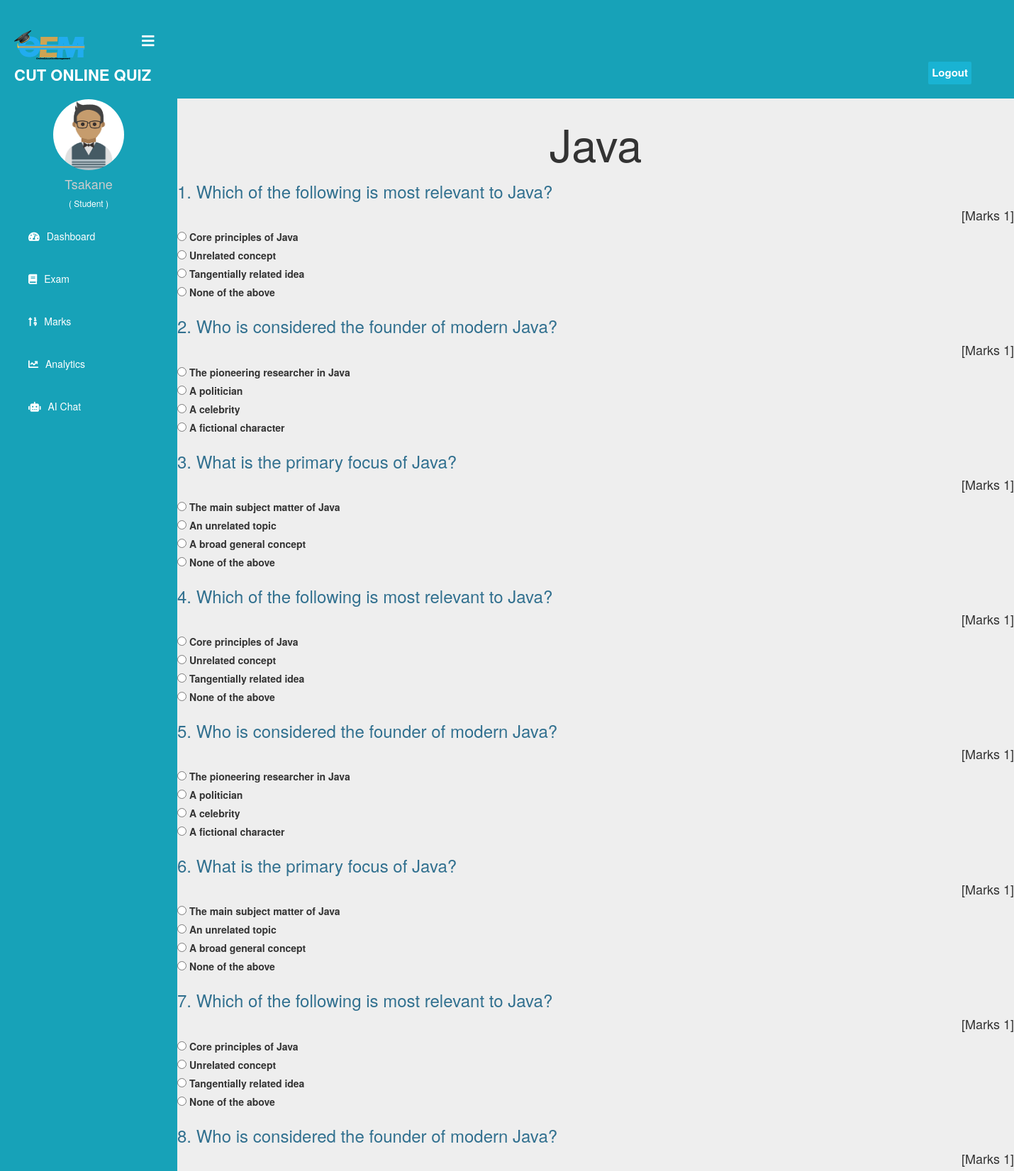
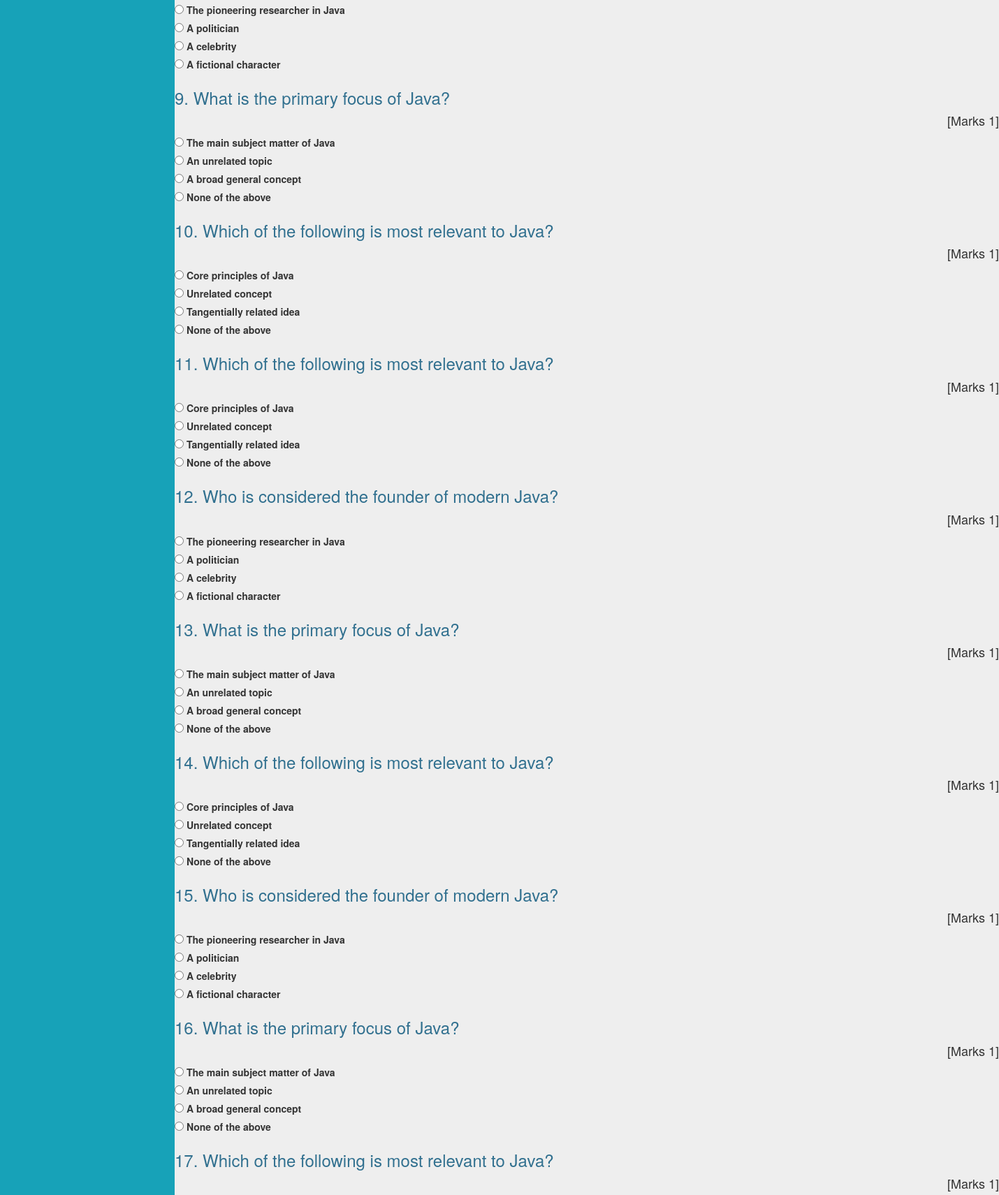
Page /student/start-exam/2 (signed in, upper part) on the committed database (2 pictures, top to bottom).
### quiz/models.py (models this page shows, shortened)
class Course(models.Model):
   course_name = models.CharField(max_length=50)
   question_number = models.PositiveIntegerField()
   total_marks = models.PositiveIntegerField()

class Question(models.Model):
    course=models.ForeignKey(Course,on_delete=models.CASCADE)
    marks=models.PositiveIntegerField()
    question=models.CharField(max_length=600)
    option1=models.CharField(max_length=200)
    option2=models.CharField(max_length=200)
    option3=models.CharField(max_length=200)
    option4=models.CharField(max_length=200)
    cat=(('Option1','Option1'),('Option2','Option2'),('Option3','Option3'),('Option4','Option4'))
    answer=models.CharField(max_length=200,choices=cat)

### student/views.py (the view)
# urls.py: path('start-exam/<int:pk>', views.start_exam_view, name='start-exam'),
@login_required(login_url='studentlogin')
@user_passes_test(is_student)
def start_exam_view(request,pk):
    course=QMODEL.Course.objects.get(id=pk)
    student = models.Student.objects.get(user_id=request.user.id)
    try:
        adaptive_settings = QMODEL.AdaptiveQuizSettings.objects.get(course=course)
        is_adaptive = adaptive_settings.is_adaptive
    except QMODEL.AdaptiveQuizSettings.DoesNotExist:
        is_adaptive = False
    if is_adaptive:
        from quiz.adaptive_quiz_utils import get_adaptive_questions
        questions = get_adaptive_questions(student, course, course.question_number)
    else:
        questions = QMODEL.Question.objects.all().filter(course=course)
    if request.method=='POST':
        pass
    response= render(request,'student/start_exam.html',{'course':course,'questions':questions})
    response.set_cookie('course_id',course.id)
    return response

### student/views.py (called while the page is built)
def is_student(user):
    return user.groups.filter(name='STUDENT').exists()

### templates/student/start_exam.html (shortened to what this page needs)
{% extends 'student/studentbase.html' %}
{% block content %}
{%load static%}
<head>
  <link href="//netdna.bootstrapcdn.com/bootstrap/3.0.0/css/bootstrap.min.css" rel="stylesheet" id="bootstrap-css">
</head>
<div class="jumbotron my-4">
  <form class="form" autocomplete="off" onsubmit="return saveAns()" action="/student/calculate-marks" method="POST">
    <h1 style="text-align: center;">{{course.course_name}}</h1>
    {% for q in questions%}
    <div class="question-container" id="question-{{q.id}}" data-question-id="{{q.id}}">
      <h3 class="text-info">{{ forloop.counter }}. {{q.question}}</h3><h4 style="text-align: right;">[Marks {{q.marks}}]</h4>
      <div class="form-check mx-4">
        <input class="form-check-input question-option" type="radio"
              name="{{ forloop.counter }}"
              id="option1-{{q.id}}"
              value="Option1"
              data-question-id="{{q.id}}"
              onclick="trackSelection(this)">
        <label class="form-check-label" for="option1-{{q.id}}">
          {{q.option1}}
        </label>
      </div>
      <div class="form-check mx-4">
        <input class="form-check-input question-option" type="radio"
              name="{{ forloop.counter }}"
              id="option2-{{q.id}}"
              value="Option2"
              data-question-id="{{q.id}}"
              onclick="trackSelection(this)">
        <label class="form-check-label" for="option2-{{q.id}}">
          {{q.option2}}
        </label>
      </div>
      <div class="form-check mx-4">
        <input class="form-check-input question-option" type="radio"
              name="{{ forloop.counter }}"
              id="option3-{{q.id}}"
              value="Option3"
              data-question-id="{{q.id}}"
              onclick="trackSelection(this)">
        <label class="form-check-label" for="option3-{{q.id}}">
          {{q.option3}}
        </label>
      </div>
      <div class="form-check mx-4">
        <input class="form-check-input question-option" type="radio"
              name="{{ forloop.counter }}"
              id="option4-{{q.id}}"
              value="Option4"
              data-question-id="{{q.id}}"
              onclick="trackSelection(this)">
        <label class="form-check-label" for="option4-{{q.id}}">
          {{q.option4}}
        </label>
      </div>
    </div>
    {% endfor %}
  </form>
</div>
<br><br><br><br><br><br>
{% endblock content %}

### templates/student/studentbase.html (shortened to what this page needs)
<!DOCTYPE html>
{% load static %}
<html lang="en" dir="ltr">
<head>
  <link rel="stylesheet" href="https://cdnjs.cloudflare.com/ajax/libs/font-awesome/5.12.1/css/all.min.css">
</head>
<body>
  <header>
    <label for="check">
      <i style="left: 200px;margin-top: 17px;"class="fas fa-bars" id="sidebar_btn"></i>
    </label>
    <div class="left_area">
      <img src="{% static "../static/image/assets/images/oem.png" %}" width="100rem" class="logo_image" alt="jj">
      <h3 style="color: var(--white);">CUT Online Quiz</h3>
    </div>
    <div class="right_area">
       <form action="{% url 'logout' %}" method="POST">
        <button class="logout_btn" type="submit">Logout</button>
    </form>
    </div>
  </header>
  <div class="sidebar">
    <br><br>
    <center>
      {% if student.profile_pic %}
      <img src="{{ student.profile_pic.url }}" class="profile_image" alt="Profile Picture">
  {% else %}
      <img src="{% static 'image/student.png' %}" class="profile_image" alt="Default Profile Picture">
  {% endif %}
      <h4>{{request.user.first_name}}</h4>
      <h6 style="color: rgb(255, 255, 255);">( Student )</h6>
    </center>
    <a href="/student/student-dashboard"><i class="fas fa-tachometer-alt"></i><span>Dashboard</span></a>
    <a href="/student/student-exam"><i class="fas fa-book"></i><span>Exam</span></a>
    <a href="/student/student-marks"><i class="fas fa-sort-numeric-up"></i><span>Marks</span></a>
    <a href="/student/analytics"><i class="fas fa-chart-line"></i><span>Analytics</span></a>
    <a href="/student/ai-chat"><i class="fas fa-robot"></i><span>AI Chat</span></a>
  </div>
  <div class="content">
    <br><br><br><br><br>
    {% block content %}
    {% endblock content %}
    {% include "quiz/footer.html" %}
  </div>
</body>
</html>

### templates/student/studentbase.html (style rules this page uses)
:root { --blue: #24b0ed; --indigo: #6610f2; --purple: #6f42c1; --pink: #e83e8c; --red: #dc3545; --orange: #fd7e14; --yellow: #ffc107; --green: #28a745; --teal: #20c997; --cyan: #17a2b8; --white: #fff; --gray: #6c757d; --gray-dark: #343a40; --primary: #24b0ed; --secondary: #6c757d; --success: #28a745; --info: #17a2b8; --warning: #ffc107; --danger: #dc3545; --light: #f8f9fa; --dark: #343a40; --breakpoint-xs: 0; --breakpoint-sm: 576px; --breakpoint-md: 768px; --breakpoint-lg: 992px; --breakpoint-xl: 1200px; --font-family-sans-serif: -apple-system, BlinkMacSystemFont, "Segoe UI", Roboto, "Helvetica Neue", Arial, "Noto Sans", sans-serif, "Apple Color Emoji", "Segoe UI Emoji", "Segoe UI Symbol", "Noto Color Emoji"; --font-family-monospace: SFMono-Regular, Menlo, Monaco, Consolas, "Liberation Mono", "Courier New", monospace; }
a:link { text-decoration: none; }
body { margin: 0; padding: 0; font-family: "Gill Sans", sans-serif;; }
header { position: fixed; background: var(--cyan); padding: 20px; width: 100%; z-index: 1; }
.left_area h3 { color: #fff; margin: 0px; text-transform: uppercase; font-size: 22px; font-weight: 900; }
.logout_btn { padding: 5px; background: #19B3D3; text-decoration: none; float: right; margin-top: -30px; margin-right: 40px; border-radius: 2px; font-size: 15px; font-weight: 600; color: #fff; transition: 0.5s; border:none; }
.sidebar { background: var(--cyan); margin-top: 70px; padding-top: 30px; position: fixed; left: 0; width: 250px; height: 100%; transition: 0.5s; transition-property: left; }
.sidebar .profile_image { width: 100px; height: 100px; border-radius: 100px; margin-bottom: 10px; }
.sidebar h4 { color: #ccc; margin-top: 0; }
.sidebar a { color: #fff; display: block; width: 100%; line-height: 60px; text-decoration: none; padding-left: 40px; box-sizing: border-box; transition: 0.5s; }
.sidebar i { padding-right: 10px; }
label #sidebar_btn { z-index: 1; color: #fff; position: fixed; cursor: pointer; left: 300px; font-size: 20px; margin: 5px 0; transition: 0.5s; transition-property: color; }
.content { margin-left: 250px; background: url(./../../static/image/assets/images/back2.jpg) no-repeat; background-position: center; background-size: cover; height: 100vh; transition: 0.5s; }

### templates/quiz/footer.html (style rules this page uses)
:root { --blue: #24b0ed; --indigo: #6610f2; --purple: #6f42c1; --pink: #e83e8c; --red: #dc3545; --orange: #fd7e14; --yellow: #ffc107; --green: #28a745; --teal: #20c997; --cyan: #17a2b8; --white: #fff; --gray: #6c757d; --gray-dark: #343a40; --primary: #24b0ed; --secondary: #6c757d; --success: #28a745; --info: #17a2b8; --warning: #ffc107; --danger: #dc3545; --light: #f8f9fa; --dark: #343a40; --breakpoint-xs: 0; --breakpoint-sm: 576px; --breakpoint-md: 768px; --breakpoint-lg: 992px; --breakpoint-xl: 1200px; --font-family-sans-serif: -apple-system, BlinkMacSystemFont, "Segoe UI", Roboto, "Helvetica Neue", Arial, "Noto Sans", sans-serif, "Apple Color Emoji", "Segoe UI Emoji", "Segoe UI Symbol", "Noto Color Emoji"; --font-family-monospace: SFMono-Regular, Menlo, Monaco, Consolas, "Liberation Mono", "Courier New", monospace; }

### rows in the picture
Course: course_name "Java"
Question: question "Which of the following is most relevant to Java?", marks "1", option1 "Core principles of Java", option2 "Unrelated concept", option3 "Tangentially related idea", option4 "None of the above"
Question: question "Who is considered the founder of modern Java?", marks "1", option1 "The pioneering researcher in Java", option2 "A politician", option3 "A celebrity", option4 "A fictional character"
Question: question "What is the primary focus of Java?", marks "1", option1 "The main subject matter of Java", option2 "An unrelated topic", option3 "A broad general concept", option4 "None of the above"
Question: question "Which of the following is most relevant to Java?", marks "1", option1 "Core principles of Java", option2 "Unrelated concept", option3 "Tangentially related idea", option4 "None of the above"
Question: question "Who is considered the founder of modern Java?", marks "1", option1 "The pioneering researcher in Java", option2 "A politician", option3 "A celebrity", option4 "A fictional character"
Question: question "What is the primary focus of Java?", marks "1", option1 "The main subject matter of Java", option2 "An unrelated topic", option3 "A broad general concept", option4 "None of the above"
Question: question "Which of the following is most relevant to Java?", marks "1", option1 "Core principles of Java", option2 "Unrelated concept", option3 "Tangentially related idea", option4 "None of the above"
Question: question "Who is considered the founder of modern Java?", marks "1", option1 "The pioneering researcher in Java", option2 "A politician", option3 "A celebrity", option4 "A fictional character"
Question: question "What is the primary focus of Java?", marks "1", option1 "The main subject matter of Java", option2 "An unrelated topic", option3 "A broad general concept", option4 "None of the above"
Question: question "Which of the following is most relevant to Java?", marks "1", option1 "Core principles of Java", option2 "Unrelated concept", option3 "Tangentially related idea", option4 "None of the above"
Question: question "Which of the following is most relevant to Java?", marks "1", option1 "Core principles of Java", option2 "Unrelated concept", option3 "Tangentially related idea", option4 "None of the above"
Question: question "Who is considered the founder of modern Java?", marks "1", option1 "The pioneering researcher in Java", option2 "A politician", option3 "A celebrity", option4 "A fictional character"
Question: question "What is the primary focus of Java?", marks "1", option1 "The main subject matter of Java", option2 "An unrelated topic", option3 "A broad general concept", option4 "None of the above"
Question: question "Which of the following is most relevant to Java?", marks "1", option1 "Core principles of Java", option2 "Unrelated concept", option3 "Tangentially related idea", option4 "None of the above"
Question: question "Who is considered the founder of modern Java?", marks "1", option1 "The pioneering researcher in Java", option2 "A politician", option3 "A celebrity", option4 "A fictional character"
Question: question "What is the primary focus of Java?", marks "1", option1 "The main subject matter of Java", option2 "An unrelated topic", option3 "A broad general concept", option4 "None of the above"
Question: question "Which of the following is most relevant to Java?", marks "1"

### other values in the picture
{{ request.user.first_name }} "Tsakane"
